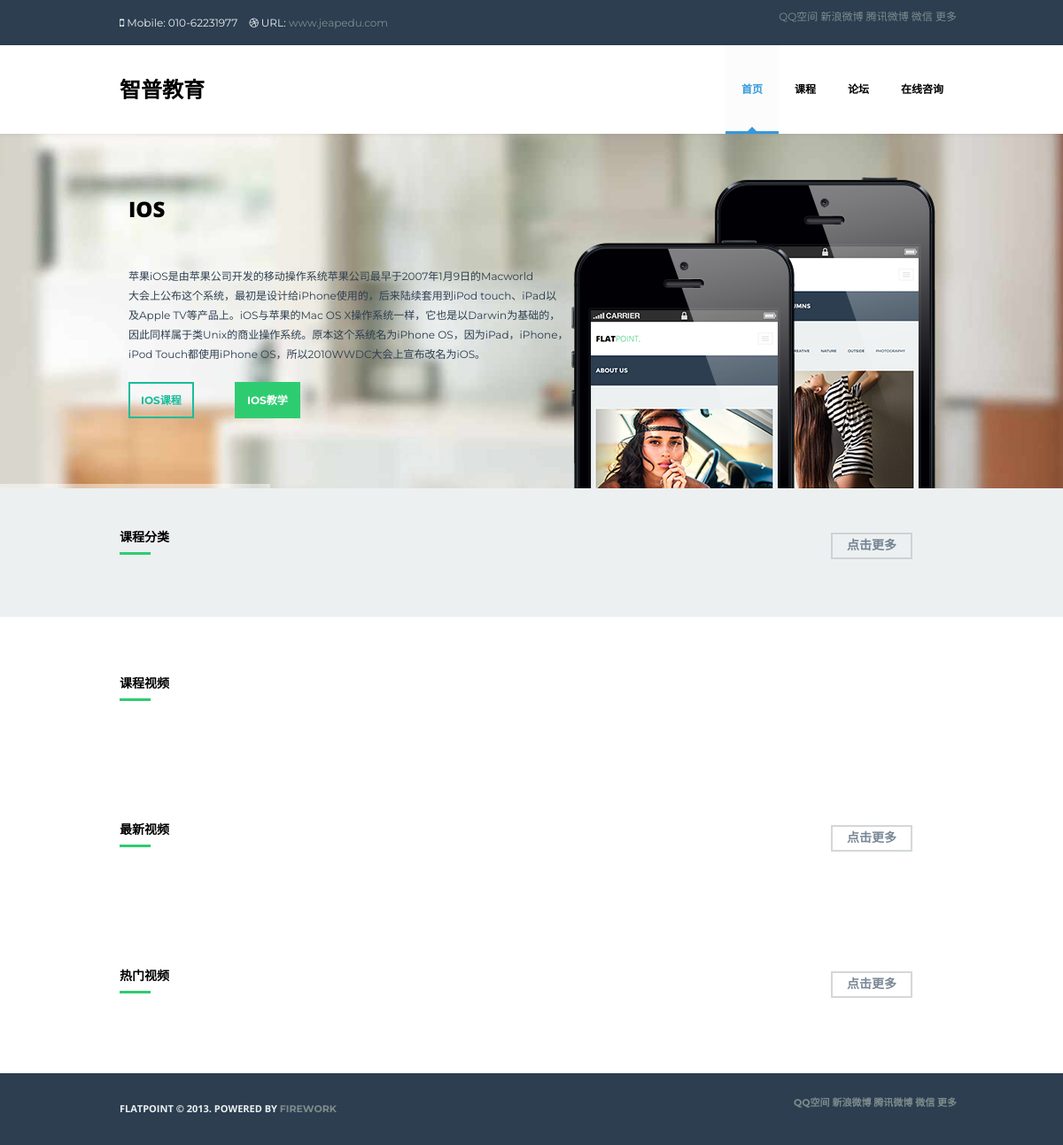
The page / on the database its author committed.
### pythonvideo/models.py (models this page shows)
class TextInfo(models.Model):
    text       = models.TextField()
    tagname    = models.CharField(max_length=64)

class ImgInfo(models.Model):
    image      = models.ImageField(upload_to='./image')
    tagname    = models.CharField(max_length=64)
    def image_tag(self):
    	return u'<img src="/%s" />' % self.image
    image_tag.short_description = 'Image'
    image_tag.allow_tags = True

### pythonvideo/views.py (the view)
# urls.py: url(r'^$', 'pythonvideo.views.home', name='home'),
def home(request):
	d	= {}
	cates	= Category.objects.all().order_by('-id')[:4]
	courses	= Course.objects.all().order_by('-id')[:4]
	videos	= Video.objects.all().order_by('-id')[:4]
	d['cates']=cates
	d['courses']=courses
	d['videos']=videos
        alltext = TextInfo.objects.all()
        allimg = ImgInfo.objects.all()
        for text in alltext:
		d[text.tagname]        = text.text
        for img in allimg:
		d[img.tagname]        = img.image
	return render_to_response('home_tag.html',d,context_instance=RequestContext(request))

### templates/home_tag.html (shortened to what this page needs)
{%extends "base_tag.html"%}
{%block content%}
            <section id="fullwidthbanner-container" class="section fullwidthbanner-container">
                <div class="fullwidthbanner">
                    <ul>
                        <li data-transition="papercut" data-slotamount="10" data-masterspeed="300">
                            <div class="tp-caption modern_medium_fat sft stt"
                                data-x="145"
                                data-y="75"
                                data-speed="300"
                                data-start="1000"
                                data-easing="easeOutExpo">{{tag1|default:"IOS"}}</div>
                            <div class="tp-caption theme_caption3 sfl stl"
                                data-x="145"
                                data-y="150"
                                data-speed="600"
                                data-start="1400"
                                data-easing="easeOutExpo">
                                {{tag2|default:"苹果iOS是由苹果公司开发的移动操作系统苹果公司最早于2007年1月9日的Macworld"}}<br>
				{{tag3|default:"大会上公布这个系统，最初是设计给iPhone使用的，后来陆续套用到iPod touch、iPad以"}}<br>				{{tag4|default:"及Apple TV等产品上。iOS与苹果的Mac OS X操作系统一样，它也是以Darwin为基础的，"}}<br>				{{tag5|default:"因此同样属于类Unix的商业操作系统。原本这个系统名为iPhone OS，因为iPad，iPhone，"}}<br>				{{tag6|default:"iPod Touch都使用iPhone OS，所以2010WWDC大会上宣布改名为iOS。"}}
                            </div>
                            <a href=/courses?cateid=1 target="view_window" class="caption btn btn-flat flat-primary btn-bordered sfb stb"
                                data-x="145"
                                data-y="280"
                                data-speed="300"
                                data-start="1600"
                                data-easing="easeOutExpo">{{tag7|default:"IOS课程"}}</a>
                            <a href=/courses?cateid=1 target="view_window" class="caption btn btn-flat flat-color sfb stb"
                                data-x="265"
                                data-y="280"
                                data-speed="300"
                                data-start="1800"
                                data-easing="easeOutExpo">{{tag8|default:"IOS教学"}}</a>
                            <div class="caption lfr ltr"
                                data-x="725"
                                data-y="0"
                                data-speed="300"
                                data-start="2000"
                                data-easing="easeOutExpo"><img src="{{tagimg36|default:'assets/img/slides/iphone (1).png'}}" alt="Slide Image"></div>
                            <div class="caption lfr ltr"
                                data-x="565"
                                data-y="0"
                                data-speed="300"
                                data-start="2200"
                                data-easing="easeOutExpo"><img src="{{tagimg37|default:'assets/img/slides/iphone (2).png'}}" alt="Slide Image"></div>
                        </li>
                    </ul>
                    <div class="tp-bannertimer tp-bottom"></div>
                </div>
            </section>
            <section id="our-services" class="section colored-wrapper">
                <div class="container">
		    <h5 class="subpage-title">
                        <span>课程分类</span>
			<a href=/cates class="prev black disabled" style="width:92px;height:30px; " target=_blank>点击更多</a>
                    </h5>
                </div>
            </section>
<section id="recent-works" class="section">
                <div class="container wrapper-2">
                    <h5 class="subpage-title">
                        <span>{{tag32|default:"课程视频"}}</span>
                    </h5>
                </div>
            </section>
<section id="recent-works" class="section">
                <div class="container wrapper-2">
                    <h5 class="subpage-title">
                        <span>{{tag33|default:"最新视频"}}</span>
 			<a href=/videos class="prev black disabled" style="width:92px;height:30px; " target=_blank>点击更多</a>
                    </h5>
                    </div>
            </section>
            <section id="our-clients" class="section">
                <div class="container wrapper-1">
                    <h5 class="subpage-title">
                        <span>{{tag34|default:"热门视频"}}</span>
			<a href=/videos class="prev black disabled" style="width:92px;height:30px; " target=_blank>点击更多</a>
                    </h5>
                    </div>
            </section>
{%endblock%}

### templates/base_tag.html (shortened to what this page needs)
<!DOCTYPE html>
<html lang="en">
    <head>
        <link href="/assets/bootstrap/css/bootstrap.css" rel="stylesheet">
        <link href="/assets/UItoTop/css/ui.totop.css" rel="stylesheet">
        <link href="/assets/prettyPhoto/css/prettyPhoto.css" rel="stylesheet">
        <link rel="stylesheet" type="text/css" href="/assets/rs-plugin/css/settings.css" media="screen" />
        <link href="/assets/css/stylesheet.css" rel="stylesheet">
        <link href="/assets/css/skins.css" rel="stylesheet">
        <link href="/assets/font-awesome/css/font-awesome.min.css" rel="stylesheet">
    </head>
    <body>
        <div id="main-wrapper" class="color-skin-3">
            <header id="header-1" class="header">
                <div class="container">
                    <div class="row">
                        <div class="col-xs-12 col-sm-8 header-info-wrapper">
                            <ul class="list-inline">
                                <li><i class="icon-mobile-phone"></i>{{tag3001|default:" Mobile: 010-62231977"}}</li>
                                <li><i class="icon-dribbble"></i> URL: <a href="{{tag3002|default:"http://www.jeapedu.com"}}" target="view_window">www.jeapedu.com</a></li>
                            </ul>
                        </div>
                     <div class="jiathis_style">
			<div class="pull-right">
                        <ul class="social pull-left">
	                   <a class="jiathis_button_qzone">QQ空间</a>
	                   <a class="jiathis_button_tsina">新浪微博</a>
	                   <a class="jiathis_button_tqq">腾讯微博</a>
	                   <a class="jiathis_button_weixin">微信</a>
	                   <a href="http://www.jiathis.com/share" class="jiathis jiathis_txt jiathis_separator jtico jtico_jiathis" target="_blank">更多</a>
                    </div>
                        </div>
                    </div>
                </div>
            </header>
            <header id="header-2" class="header" data-spy="affix" data-offset-top="200" style="width: 100%; top: 0;">
                <nav class="navbar navbar-default" role="navigation">
                    <div class="container">
                        <div class="navbar-header">
                            <a class="navbar-brand" href="{{tag3003|default:"http://www.jeapedu.com"}}" target="view_window">{{tag3004|default:"智普教育"}}</a>
                        </div>
                        <div class="collapse navbar-collapse navbar-ex1-collapse">
                            <ul class="nav navbar-nav">
                                <li class="dropdown active">
                                    <a href="/" class="dropdown-toggle"">{{tag3005|default:"首页"}}</a>
                                </li>
                                <li class="dropdown">
                                    <a href="#" class="dropdown-toggle" data-toggle="dropdown">{{tag3006|default:"课程"}}</a>
                                </li>
                                <li class="dropdown">
                                    <a href="{{tag3011|default:"http://uliweb.cpython.org"}}" target="view_window" class="dropdown-toggle">{{tag3012|default:"论坛"}}</a>
                                </li>
                                <li class="dropdown">
                                    <a href="{{tag3013|default:"http://baidu.com"}}" target="view_window" class="dropdown-toggle" data-toggle="dropdown">{{tag3014|default:"在线咨询"}}</a>
                                </li>
                            </ul>
                        </div>
                    </div>
                </nav>
            </header>
   </div>
{%block content%}
{%endblock%}
<footer id="footer-2" class="footer">
                <div class="container">
                    <div class="row">
                        <div class="col-xs-12 col-sm-6 footer-info-wrapper">
                            <span>FlatPoint © 2013. Powered by <a href="#">Firework</a></span>
                        </div>
                     <div class="jiathis_style">
		 	 <div class="pull-right">
                        <ul class="social pull-left">
	                   <a class="jiathis_button_qzone">QQ空间</a>
	                   <a class="jiathis_button_tsina">新浪微博</a>
	                   <a class="jiathis_button_tqq">腾讯微博</a>
	                   <a class="jiathis_button_weixin">微信</a>
	                   <a href="http://www.jiathis.com/share" class="jiathis jiathis_txt jiathis_separator jtico jtico_jiathis" target="_blank">更多</a>
                    </div>
                    </div>
                </div>
            </footer>
            <div id="skin-chooser-container" class="skin-chooser-container">
                <a data-toggle="modal" href="#myModal" class="skin-chooser sr-only"></a>
            </div>
    </body>
</html>

### rows shown on the page
TextInfo: text "Mobile: 010-62231977"
TextInfo: text "智普教育"
TextInfo: text "首页"
TextInfo: text "课程"
TextInfo: text "论坛"
TextInfo: text "在线咨询"
TextInfo: text "IOS"
TextInfo: text "苹果iOS是由苹果公司开发的移动操作系统苹果公司最早于2007年1月9日的Macworld"
TextInfo: text "大会上公布这个系统，最初是设计给iPhone使用的，后来陆续套用到iPod touch、iPad以"
TextInfo: text "及Apple TV等产品上。iOS与苹果的Mac OS X操作系统一样，它也是以Darwin为基础的，"
TextInfo: text "因此同样属于类Unix的商业操作系统。原本这个系统名为iPhone OS，因为iPad，iPhone，"
TextInfo: text "iPod Touch都使用iPhone OS，所以2010WWDC大会上宣布改名为iOS。"
TextInfo: text "IOS课程"
TextInfo: text "IOS教学"
ImgInfo: image (picture)
TextInfo: text "课程视频"
TextInfo: text "最新视频"
TextInfo: text "热门视频"
